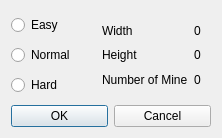
<?xml version="1.0" encoding="UTF-8"?>
<ui version="4.0">
 <class>SetGameDialog</class>
 <widget class="QDialog" name="SetGameDialog">
  <property name="geometry">
   <rect>
    <x>0</x>
    <y>0</y>
    <width>222</width>
    <height>138</height>
   </rect>
  </property>
  <property name="windowTitle">
   <string>Dialog</string>
  </property>
  <layout class="QVBoxLayout" name="verticalLayout_2">
   <item>
    <layout class="QHBoxLayout" name="horizontalLayout">
     <item>
      <layout class="QVBoxLayout" name="verticalLayout">
       <item>
        <widget class="QRadioButton" name="m_easyButton">
         <property name="text">
          <string>Easy</string>
         </property>
         <attribute name="buttonGroup">
          <string notr="true">buttonGroup</string>
         </attribute>
        </widget>
       </item>
       <item>
        <widget class="QRadioButton" name="m_normalButton">
         <property name="text">
          <string>Normal</string>
         </property>
         <attribute name="buttonGroup">
          <string notr="true">buttonGroup</string>
         </attribute>
        </widget>
       </item>
       <item>
        <widget class="QRadioButton" name="m_hardButton">
         <property name="text">
          <string>Hard</string>
         </property>
         <attribute name="buttonGroup">
          <string notr="true">buttonGroup</string>
         </attribute>
        </widget>
       </item>
      </layout>
     </item>
     <item>
      <layout class="QGridLayout" name="gridLayout" rowstretch="0,0,0" columnstretch="0,0">
       <property name="leftMargin">
        <number>10</number>
       </property>
       <property name="topMargin">
        <number>10</number>
       </property>
       <property name="rightMargin">
        <number>10</number>
       </property>
       <property name="bottomMargin">
        <number>10</number>
       </property>
       <item row="0" column="0">
        <widget class="QLabel" name="m_textWidth">
         <property name="text">
          <string>Width</string>
         </property>
        </widget>
       </item>
       <item row="0" column="1">
        <widget class="QLabel" name="m_labelWidth">
         <property name="text">
          <string>0</string>
         </property>
        </widget>
       </item>
       <item row="1" column="1">
        <widget class="QLabel" name="m_labelHeight">
         <property name="text">
          <string>0</string>
         </property>
        </widget>
       </item>
       <item row="2" column="0">
        <widget class="QLabel" name="m_textMine">
         <property name="minimumSize">
          <size>
           <width>54</width>
           <height>0</height>
          </size>
         </property>
         <property name="text">
          <string>Number of Mine</string>
         </property>
        </widget>
       </item>
       <item row="2" column="1">
        <widget class="QLabel" name="m_labelMine">
         <property name="text">
          <string>0</string>
         </property>
        </widget>
       </item>
       <item row="1" column="0">
        <widget class="QLabel" name="m_textHeight">
         <property name="text">
          <string>Height</string>
         </property>
        </widget>
       </item>
      </layout>
     </item>
    </layout>
   </item>
   <item>
    <layout class="QHBoxLayout" name="horizontalLayout_2">
     <item>
      <widget class="QPushButton" name="okButton">
       <property name="text">
        <string>OK</string>
       </property>
      </widget>
     </item>
     <item>
      <widget class="QPushButton" name="cancelButton">
       <property name="text">
        <string>Cancel</string>
       </property>
      </widget>
     </item>
    </layout>
   </item>
  </layout>
 </widget>
 <resources/>
 <connections/>
 <buttongroups>
  <buttongroup name="buttonGroup"/>
 </buttongroups>
</ui>
